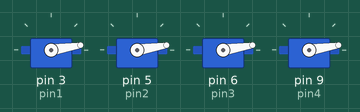
This sketch was run on a simulated Arduino Uno, built with avr-gcc and run on an emulated ATmega328P. Shown: 4 × servo.

Above: at 0.15 s.
At 1.07 s:
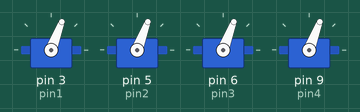
At 1.68 s:
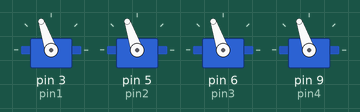
At 2.1 s:
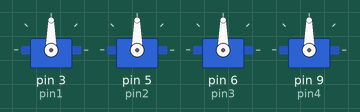
Timing chart, 0 to 3.6 s (numbered marks = the images above):
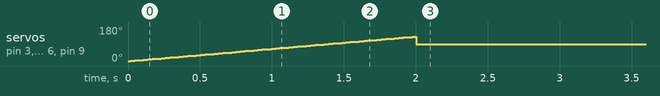

Measured:
- by itself, servo on pin 3 (pin1), servo on pin 5 (pin2), servo on pin 6 (pin3), servo on pin 9 (pin4): rises from 0° to 129° in 2.0 s, then falls to 90° in 0.03 s

The sketch:

super_elzing1.ino
```cpp
#include <Servo.h>

// تعريف 4 محركات سيرفو
Servo servo1;
Servo servo2;
Servo servo3;
Servo servo4;

// تحديد دبابيس (Pins) التوصيل
const int pin1 = 3;
const int pin2 = 5;
const int pin3 = 6;
const int pin4 = 9;

unsigned long startTime;
bool taskCompleted = false;

int angle = 0;       // الزاوية الحالية للمحركات
int step = 1;        // مقدار الزيادة والنقصان للحركة

void setup() {
  // ربط المحركات بالدبابيس الخاصة بها
  servo1.attach(pin1);
  servo2.attach(pin2);
  servo3.attach(pin3);
  servo4.attach(pin4);

  // تسجيل وقت بداية التشغيل
  startTime = millis();
}

void loop() {
  // حساب الوقت المنقضي منذ تشغيل البرنامج
  unsigned long elapsedTime = millis() - startTime;

  // 1. الحركة الأولى: نمط الـ Sweep لمدة ثانيتين (2000 مللي ثانية)
  if (elapsedTime < 2000) {
    servo1.write(angle);
    servo2.write(angle);
    servo3.write(angle);
    servo4.write(angle);

    // تغيير الزاوية لعمل تأثير المسح (Sweep)
    angle += step;
    if (angle >= 180 || angle <= 0) {
      step = -step; // عكس اتجاه الحركة عند الوصول للنهاية
    }

    delay(15); // تأخير بسيط لضمان سلاسة حركة المحركات
  }
  // 2. الحركة الثانية: التوقف والثبات عند زاوية 90 درجة بعد انتهاء الثانيتين
  else if (!taskCompleted) {
    servo1.write(90);
    servo2.write(90);
    servo3.write(90);
    servo4.write(90);

    taskCompleted = true; // تثبيت الحالة لتجنب تكرار الأمر
  }
}
```
